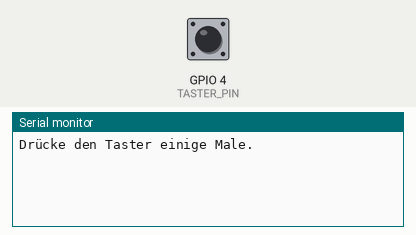
The sketch below on a simulated ESP32. On the bench: the last lines printed to the serial monitor. Inputs (shaded band) come from the test bench; at power-on: GPIO 4 (TASTER_PIN) HIGH.

Above: at 1.2 s.
1.3 s: GPIO 4 (TASTER_PIN) pulled LOW for 0.15 s
At 2.5 s:
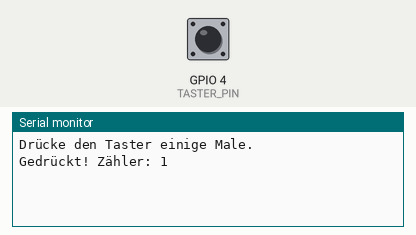
2.9 s: GPIO 4 (TASTER_PIN) pulled LOW for 1 s
At 3.8 s:
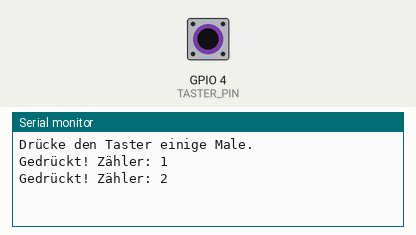
5.4 s: GPIO 4 (TASTER_PIN) pulled LOW for 0.15 s
At 5.8 s:
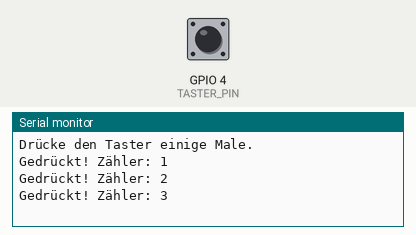

The sketch:

m-2-6-eingang.ino
```cpp
// 0 to Hero – Mission 2.6: Eingang
// Liest den Klingelknopf an GPIO 4. Absichtlich OHNE Entprellen.
// Aufbau: GPIO 4 -> Taster -> GND (der Pull-up ist im ESP32 eingebaut)

const int TASTER_PIN = 4;
int vorher = HIGH;
int zaehler = 0;
bool gemeldet = false;

void setup() {
  Serial.begin(115200);
  pinMode(TASTER_PIN, INPUT_PULLUP);  // ohne Druck: HIGH, gedrückt: LOW
  Serial.println("Drücke den Taster einige Male.");
}

void loop() {
  int jetzt = digitalRead(TASTER_PIN);
  if (vorher == HIGH && jetzt == LOW) {   // Übergang von HIGH nach LOW = Druck beginnt
    zaehler++;
    Serial.print("Gedrückt! Zähler: ");
    Serial.println(zaehler);
  }
  vorher = jetzt;

  if (zaehler >= 10 && !gemeldet) {
    Serial.printf("KW-CHECK:m-2-6:%012llX\n", (unsigned long long)ESP.getEfuseMac());
    gemeldet = true;
  }
}
```

Measured:
- after the input at 1.3 s, the serial monitor: prints a new line at once (image 1)
- after the input at 2.9 s, the serial monitor: prints a new line at once (image 2)
- after the input at 5.4 s, the serial monitor: prints a new line at once (image 3)
